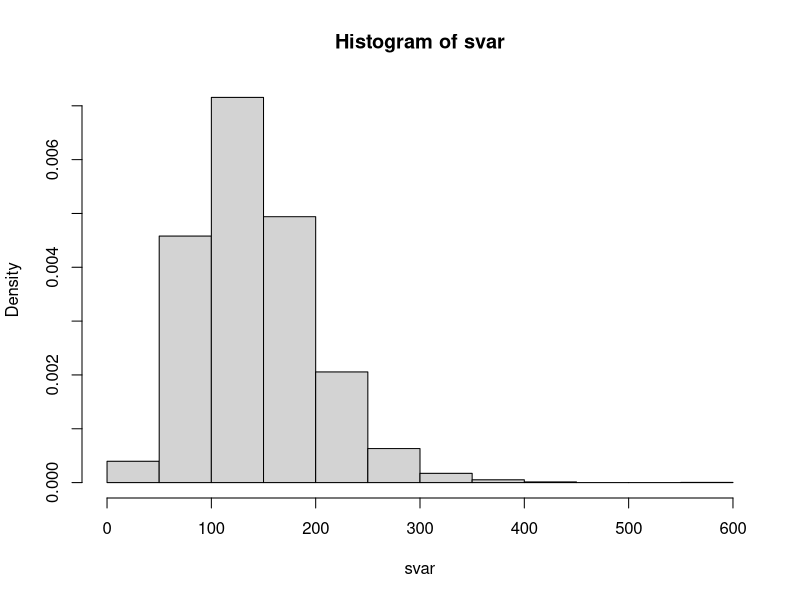
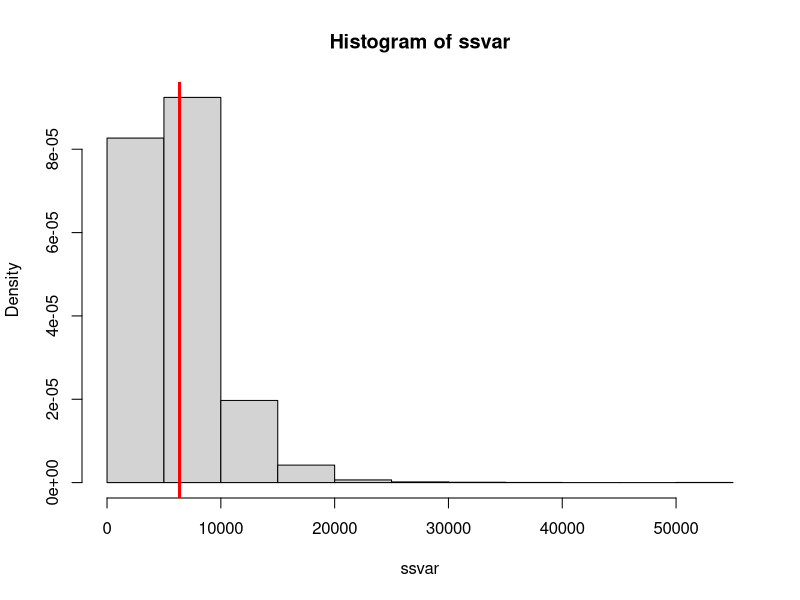

Reproduce these figures in R, in order.
data <- c(158,143,106,57,97,80,109,109,350,224,109,214,84)
mean <- mean(data)
mean
var <- var(data)
var
set.seed(1000)
svar <- rep(0,5000)
for ( i in 1:5000){
    poir <- rpois(13,lambda = mean)
    svar[i] <- var(poir) 
}

hist(svar, freq = F)
prob <- length(svar[svar>var])/5000
prob

r = mean^2/(var-mean)
r
pr = 1/(1+mean/r)
pr
#rnbinom(1000, size =r,  prob = pr)
ssvar <- rep(0,5000)
for ( i in 1:5000){
    poir <- rnbinom(13, size =r,  prob = pr)
    ssvar[i] <- var(poir) 
}
hist(ssvar, freq = F)
abline(v = var, col = "red", lwd = 3)
prob2 <- length(ssvar[ssvar>var])/5000
prob2
